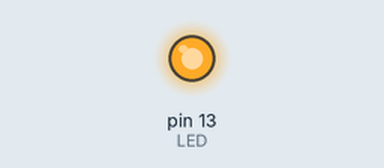
The sketch below on a simulated Arduino Uno, built with avr-gcc and run on an emulated ATmega328P. Shown: output pins drawn as LEDs (lit = HIGH).

Above: at 1.5 s.
At 3.5 s:
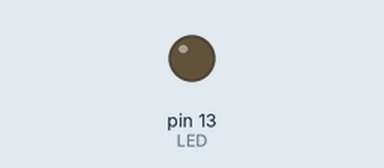
Timing chart, 0 to 5.2 s (numbered marks = the images above):
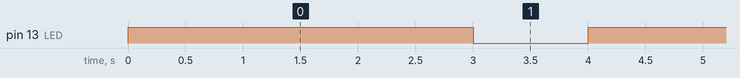

The sketch:

led_blink.ino
```cpp
const int LED = 13; // LED connected to digital pin 13

void setup() {
  pinMode(LED, OUTPUT); // Sets the digital pin as output
}

void loop () {
  digitalWrite(LED, HIGH); // Turns the LED on
  delay(3000); // Waits for 2 seconds
  digitalWrite(LED, LOW); // Turns the LED off
  delay(1000);
}
```

Measured:
- by itself, pin 13 (LED): alternates HIGH for 3.0 s and LOW for 1.0 s
